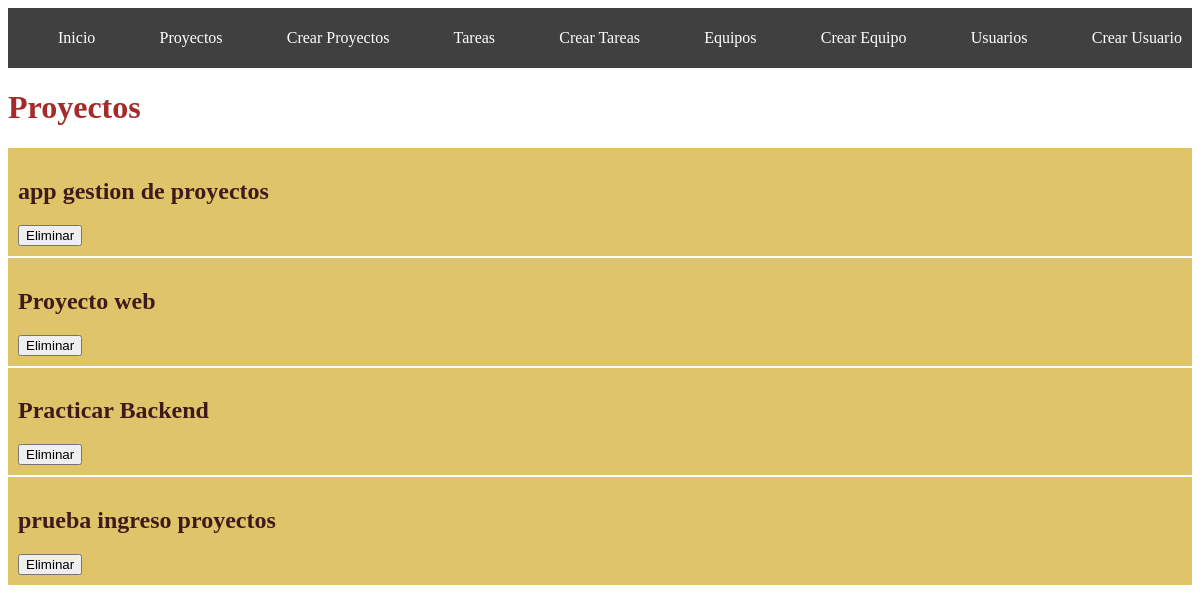
The page /proyectos/ on the database its author committed.
### mprojects/models.py (models this page shows, shortened)
class Proyectos(models.Model):
    nombreProyecto = models.CharField(max_length=200)

### mprojects/views.py (the view)
# urls.py: path('proyectos/', views.proyectos, name='proyectos'),
def proyectos(request):
    proyectos = Proyectos.objects.all()
    return render(request, 'proyectos.html', {
        'proyectos': proyectos
    })

### mprojects/templates/proyectos.html (shortened to what this page needs)
{% extends 'layouts/base.html' %}
{% block content %}
<h1>Proyectos</h1>
{% for proyecto in proyectos %}
<div class="card">
    <h2 class="title2">{{proyecto.nombreProyecto}}</h2>
    <form method="post" action="{% url 'eliminar_proyecto' proyecto.id %}">
        <button type="submit" class="btn btn-danger">Eliminar</button>
    </form>
</div>
{% endfor %}
{% endblock %}

### mprojects/static/styles/estilos.css (style rules this page uses)
h1 { color: brown; }
h2 { color: rgb(63, 26, 26); }
.title2 { color: rgb(63, 26, 26); }
.card { background: rgb(224, 196, 105); color: rgb(63, 26, 26); padding: 10px; margin-top: 2px; }

### rows shown on the page
Proyectos: nombreProyecto "app gestion de proyectos"
Proyectos: nombreProyecto "Proyecto web"
Proyectos: nombreProyecto "Practicar Backend"
Proyectos: nombreProyecto "prueba ingreso proyectos"
